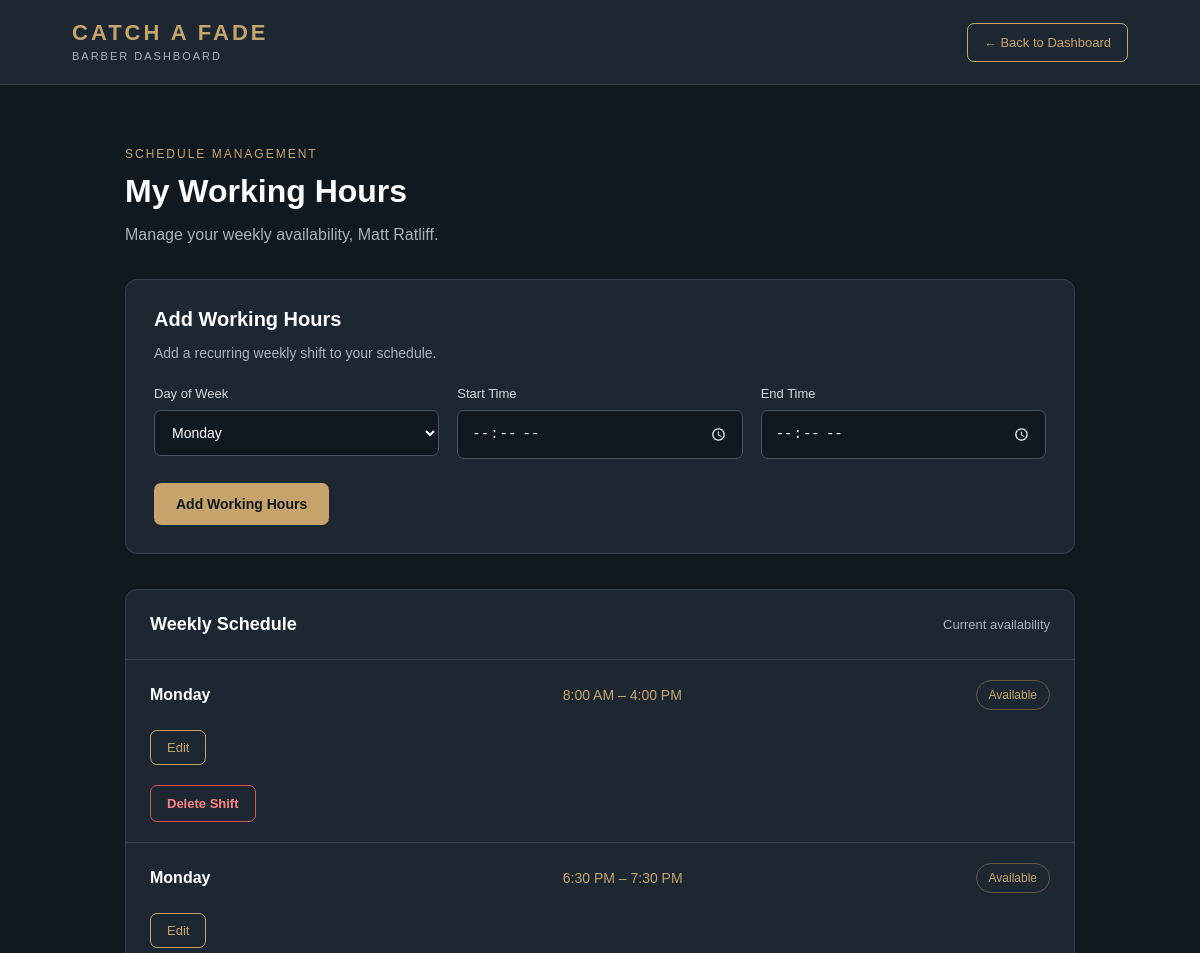
Before: /booking/working-hours/ (signed in, upper part) with the older database file.
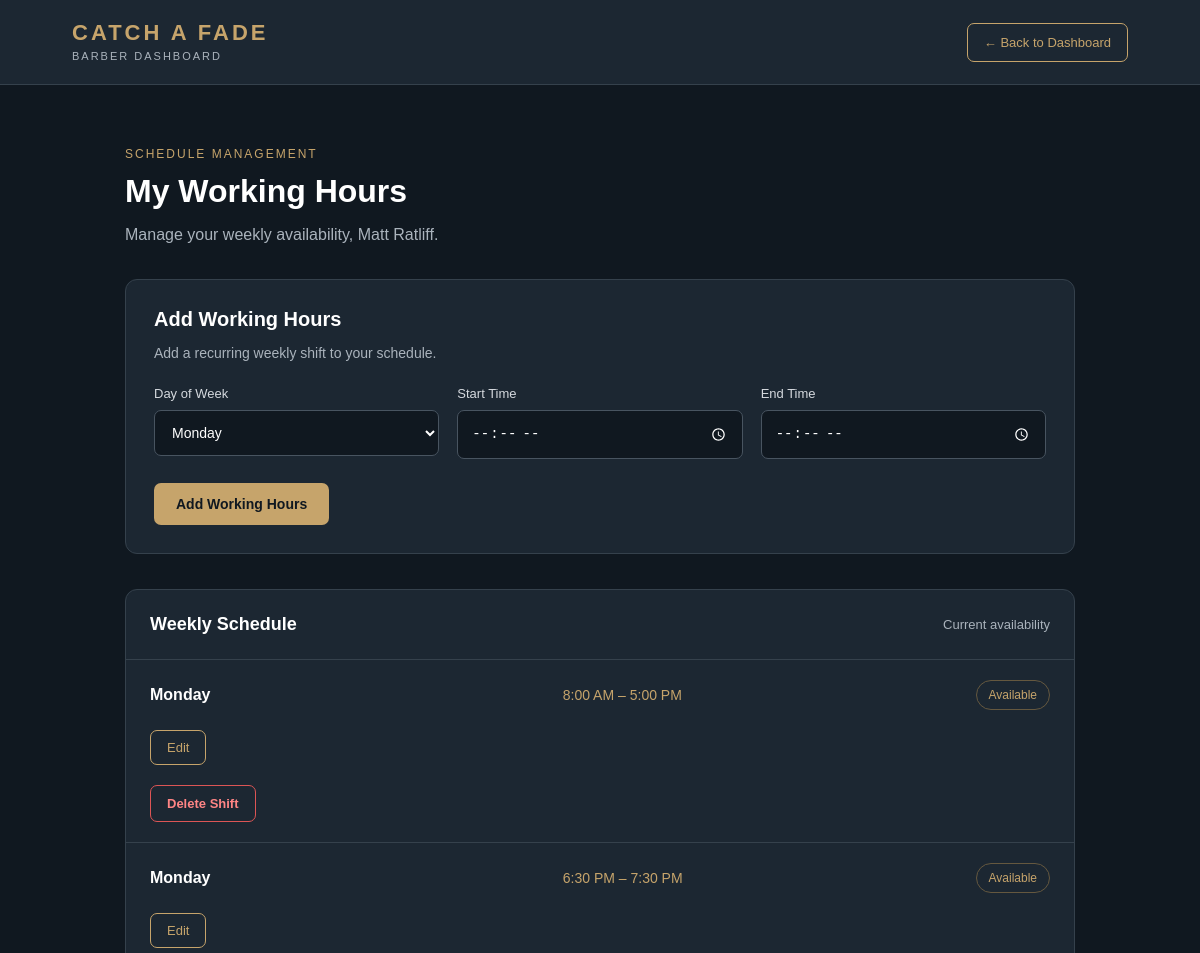
After: the same page with the newer database file.
### booking/models.py (models this page shows, shortened)
class Availability(models.Model):
    barber = models.ForeignKey(
        Barber,
        on_delete=models.CASCADE,
        related_name="availability"
    )
    day_of_week = models.IntegerField(
        choices=[
            (0, "Monday"),
            (1, "Tuesday"),
            (2, "Wednesday"),
            (3, "Thursday"),
            (4, "Friday"),
            (5, "Saturday"),
            (6, "Sunday"),
        ]
    )
    start_time = models.TimeField()
    end_time = models.TimeField()

### booking/views.py (the view)
@login_required
def working_hours(request):
    barber = get_object_or_404(
        Barber,
        user=request.user,
        active=True
    )
    availability = Availability.objects.filter(
        barber=barber
    ).order_by("day_of_week", "start_time")
    context = {
        "barber": barber,
        "availability": availability,
    }
    return render(
        request,
        "booking/working_hours.html",
        context
    )

### booking/templates/booking/working_hours.html (shortened to what this page needs)
{% load static %}
<!DOCTYPE html>
<html lang="en">
<head>
    <link rel="stylesheet" href="{% static 'booking/working_hours.css' %}">
</head>
<body>
    <header class="dashboard-header">
        <div class="brand">
            <h1>CATCH A FADE</h1>
            <span>BARBER DASHBOARD</span>
        </div>
        <a href="{% url 'booking:dashboard' %}" class="back-btn">
            ← Back to Dashboard
        </a>
    </header>
    <main class="container">
        <div class="page-heading">
            <p class="eyebrow">SCHEDULE MANAGEMENT</p>
            <h2>My Working Hours</h2>
            <p>Manage your weekly availability, {{ barber.name }}.</p>
        </div>
        <section class="add-hours-card">
            <h3>Add Working Hours</h3>
            <p>Add a recurring weekly shift to your schedule.</p>
            <form method="POST" action="{% url 'booking:add_working_hours' %}">
                <div class="form-grid">
                    <div class="form-group">
                        <label for="day_of_week">Day of Week</label>
                        <select name="day_of_week" id="day_of_week" required>
                            <option value="0">Monday</option>
                        </select>
                    </div>
                    <div class="form-group">
                        <label for="start_time">Start Time</label>
                        <input type="time" name="start_time" id="start_time" required>
                    </div>
                    <div class="form-group">
                        <label for="end_time">End Time</label>
                        <input type="time" name="end_time" id="end_time" required>
                    </div>
                </div>
                <button type="submit" class="save-btn">
                    Add Working Hours
                </button>
            </form>
        </section>
        <section class="schedule-card">
            <div class="section-heading">
                <h3>Weekly Schedule</h3>
                <span>Current availability</span>
            </div>
            {% for shift in availability %}
                <div class="schedule-row">
                    <div class="day">
                        {{ shift.get_day_of_week_display }}
                    </div>
                    <div class="hours">
                        {{ shift.start_time|time:"g:i A" }}
                        –
                        {{ shift.end_time|time:"g:i A" }}
                    </div>
                    <div class="status">
                        Available
                    </div>
                    <details class="edit-shift">
                        <summary class="edit-btn">Edit</summary>
                    </details>
                    <form
                        method="POST"
                        action="{% url 'booking:delete_working_hours' shift.id %}"
                        class="delete-shift-form"
                        onsubmit="return confirm('Delete this recurring weekly shift? This affects every future week.');"
                    >
                        <button type="submit" class="delete-btn">
                            Delete Shift
                        </button>
                    </form>
                </div>
            {% empty %}
                <div class="empty-state">
                    You haven't set any working hours yet.
                </div>
            {% endfor %}
        </section>
    </main>
</body>
</html>

Changed rows visible on the page:
changed Availability "8:00 AM": end_time "4:00 PM" → "5:00 PM"
